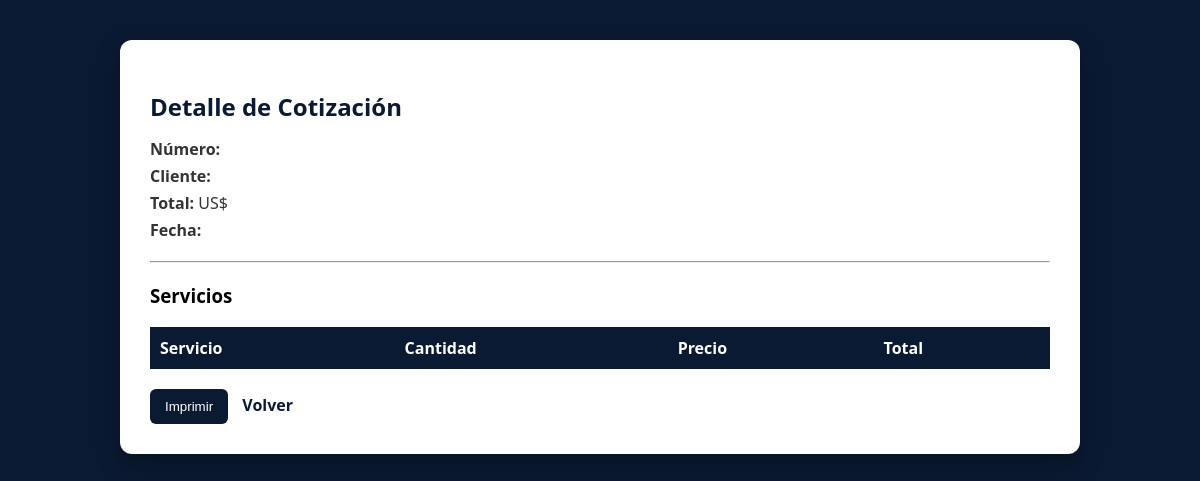
/detalle/11, run on an earlier commit of the app's database.
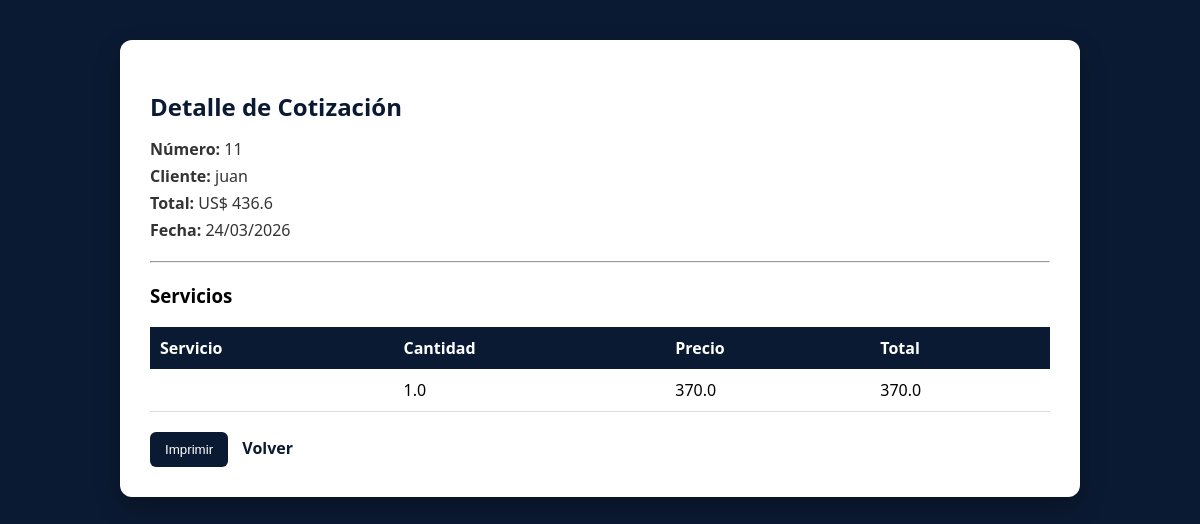
And on a later commit of the database.
### tables this page shows
CREATE TABLE cotizaciones (
        id INTEGER PRIMARY KEY AUTOINCREMENT,
        codigo TEXT,
        cliente TEXT,
        rnc TEXT,
        telefono TEXT,
        correo TEXT,
        fecha TEXT,
        subtotal REAL,
        itbis REAL,
        total REAL,
        estado TEXT
    );

CREATE TABLE cotizacion_items (
        id INTEGER PRIMARY KEY AUTOINCREMENT,
        cotizacion_id INTEGER,
        descripcion TEXT,
        cantidad REAL,
        precio REAL,
        total REAL
    );

### app.py (the view)
@app.route("/detalle/<int:id>")
def detalle(id):
    conn = sqlite3.connect("database.db")
    conn.row_factory = sqlite3.Row
    cursor = conn.cursor()
    cursor.execute("SELECT * FROM cotizacion_items")
    print(cursor.fetchall())
    cursor.execute(
        "SELECT * FROM cotizaciones WHERE id=?",
        (id,)
    )
    cotizacion = cursor.fetchone()
    cursor.execute("SELECT * FROM cotizacion_items WHERE cotizacion_id=?",
    (id,)
    )
    servicios = cursor.fetchall()
    conn.close()
    return render_template(
        "detalle.html",
        cotizacion=cotizacion,
        servicios= servicios
    )

### templates/detalle.html (shortened to what this page needs)
<!DOCTYPE html>
<html lang="es">
<head>
</head>
<body>
<div class="contenido">
    <div class="card">
        <h2>Detalle de Cotización</h2>
        <div class="info">
            <p><strong>Número:</strong> {{ cotizacion.id }}</p>
            <p><strong>Cliente:</strong> {{ cotizacion.cliente }}</p>
            <p><strong>Total:</strong> US$ {{ cotizacion.total }}</p>
            <p><strong>Fecha:</strong> {{ cotizacion.fecha }}</p>
        </div>
        <hr>
        <h3>Servicios</h3>
        <table>
            <thead>
                <tr>
                    <th>Servicio</th>
                    <th>Cantidad</th>
                    <th>Precio</th>
                    <th>Total</th>
                </tr>
            </thead>
            <tbody>
                {% for s in servicios %}
                <tr>
                    <td>{{ s.servicio }}</td>
                    <td>{{ s.cantidad }}</td>
                    <td>{{ s.precio }}</td>
                    <td>{{ s.total }}</td>
                </tr>
                {% endfor %}
            </tbody>
        </table>
        <button onclick="window.print()">Imprimir</button>
        <a href="/historial">Volver</a>
    </div>
</div>
</body>
</html>

What changed in the data, as far as the page shows it:
added cotizaciones: id "11", cliente "juan", total "436.6", fecha "24/03/2026"
added cotizacion_items: cantidad "1.0", precio "370.0", total "370.0"
